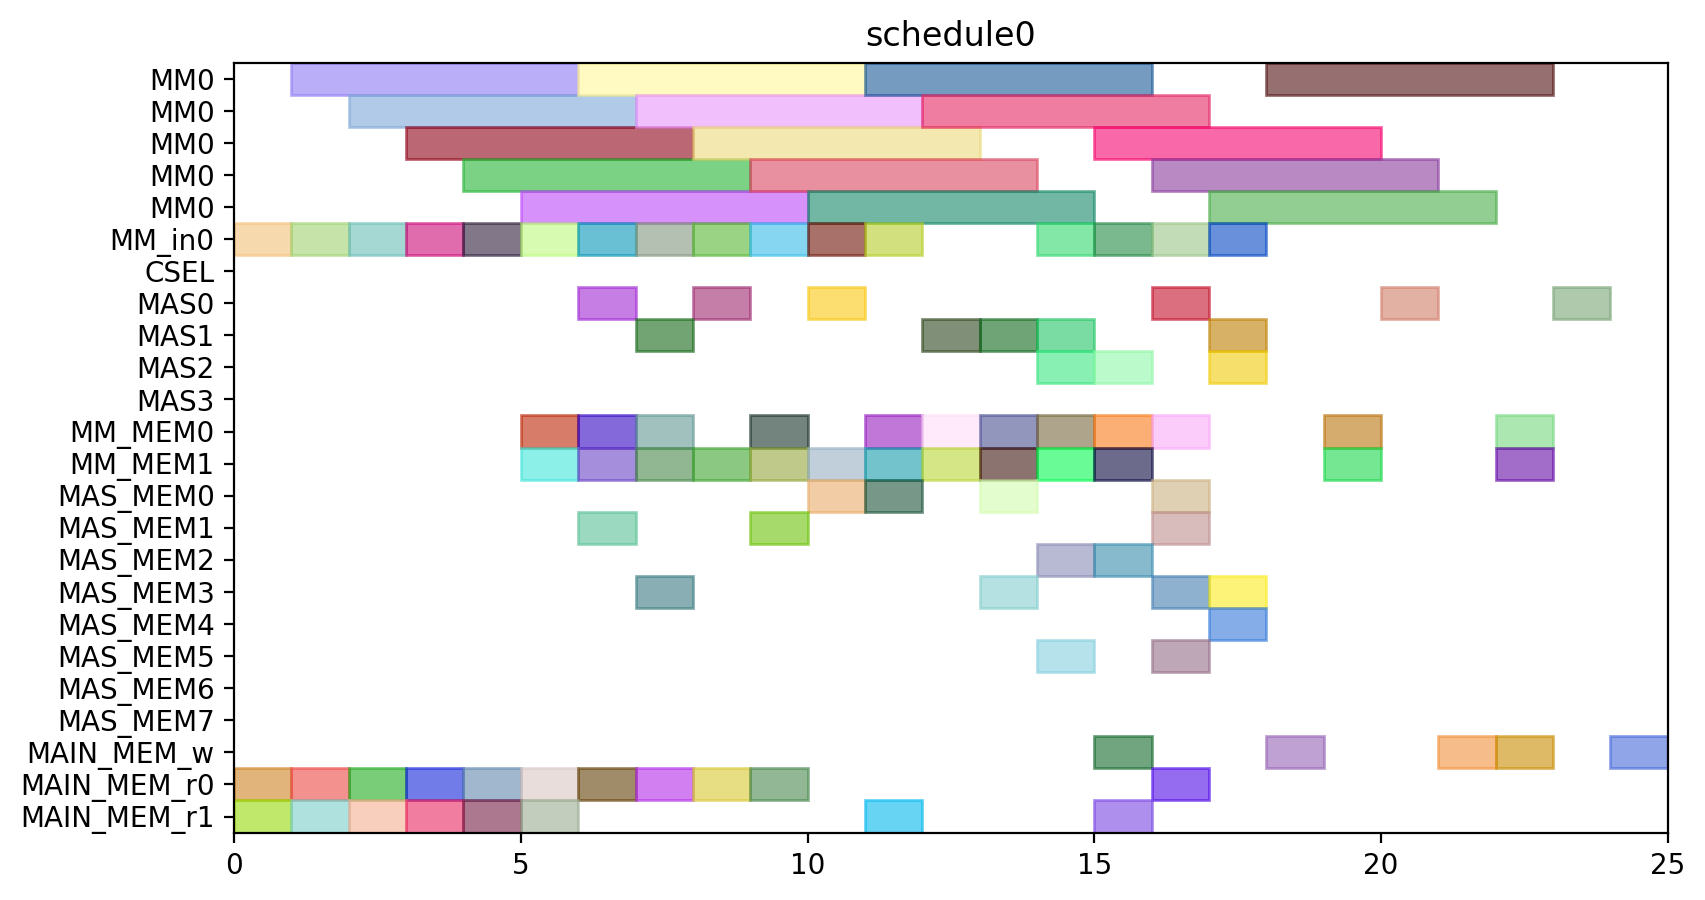

Write Python code to recreate this figure.
from pyschedule import Scenario, solvers, plotters, alt


def solve():
	horizon = 120
	S = Scenario("schedule0", horizon=horizon)

	# resource
	MM = S.Resources('MM', num=1, size=5)
	MM_in = S.Resources('MM_in', num=1)
	CSEL = S.Resource('CSEL')
	MAS = S.Resources('MAS', num=4, size=1, periods=range(1, horizon))
	MM_MEM = S.Resources('MM_MEM', num=2)
	MAS_MEM = S.Resources('MAS_MEM', num=8)
	MAIN_MEM_w = S.Resource('MAIN_MEM_w', size=1)
	MAIN_MEM_r = S.Resources('MAIN_MEM_r', num=2)

	# result of previous scheduling

	# new tasks
	t0 = S.Task('t0', length=5, delay_cost=1)
	t0 += alt(MM)
	t0_in = S.Task('t0_in', length=1, delay_cost=1)
	t0_in += alt(MM_in)
	S += t0_in*MM_in[0]<=t0*MM[0]
	t0_mem0 = S.Task('t0_mem0', length=1, delay_cost=1)
	t0_mem0 += MAIN_MEM_r[0]
	S += t0_mem0 <= t0

	t0_mem1 = S.Task('t0_mem1', length=1, delay_cost=1)
	t0_mem1 += MAIN_MEM_r[1]
	S += t0_mem1 <= t0

	t1 = S.Task('t1', length=5, delay_cost=1)
	t1 += alt(MM)
	t1_in = S.Task('t1_in', length=1, delay_cost=1)
	t1_in += alt(MM_in)
	S += t1_in*MM_in[0]<=t1*MM[0]
	t1_mem0 = S.Task('t1_mem0', length=1, delay_cost=1)
	t1_mem0 += MAIN_MEM_r[0]
	S += t1_mem0 <= t1

	t1_mem1 = S.Task('t1_mem1', length=1, delay_cost=1)
	t1_mem1 += MAIN_MEM_r[1]
	S += t1_mem1 <= t1

	t2 = S.Task('t2', length=5, delay_cost=1)
	t2 += alt(MM)
	t2_in = S.Task('t2_in', length=1, delay_cost=1)
	t2_in += alt(MM_in)
	S += t2_in*MM_in[0]<=t2*MM[0]
	t2_mem0 = S.Task('t2_mem0', length=1, delay_cost=1)
	t2_mem0 += MAIN_MEM_r[0]
	S += t2_mem0 <= t2

	t2_mem1 = S.Task('t2_mem1', length=1, delay_cost=1)
	t2_mem1 += MAIN_MEM_r[1]
	S += t2_mem1 <= t2

	t3 = S.Task('t3', length=5, delay_cost=1)
	t3 += alt(MM)
	t3_in = S.Task('t3_in', length=1, delay_cost=1)
	t3_in += alt(MM_in)
	S += t3_in*MM_in[0]<=t3*MM[0]
	t3_mem0 = S.Task('t3_mem0', length=1, delay_cost=1)
	t3_mem0 += MAIN_MEM_r[0]
	S += t3_mem0 <= t3

	t3_mem1 = S.Task('t3_mem1', length=1, delay_cost=1)
	t3_mem1 += MAIN_MEM_r[1]
	S += t3_mem1 <= t3

	t5 = S.Task('t5', length=5, delay_cost=1)
	t5 += alt(MM)
	t5_in = S.Task('t5_in', length=1, delay_cost=1)
	t5_in += alt(MM_in)
	S += t5_in*MM_in[0]<=t5*MM[0]
	t5_mem0 = S.Task('t5_mem0', length=1, delay_cost=1)
	t5_mem0 += MAIN_MEM_r[0]
	S += t5_mem0 <= t5

	t5_mem1 = S.Task('t5_mem1', length=1, delay_cost=1)
	t5_mem1 += MAIN_MEM_r[1]
	S += t5_mem1 <= t5

	t23 = S.Task('t23', length=5, delay_cost=1)
	t23 += alt(MM)
	t23_in = S.Task('t23_in', length=1, delay_cost=1)
	t23_in += alt(MM_in)
	S += t23_in*MM_in[0]<=t23*MM[0]
	t23_mem0 = S.Task('t23_mem0', length=1, delay_cost=1)
	t23_mem0 += MAIN_MEM_r[0]
	S += t23_mem0 <= t23

	t23_mem1 = S.Task('t23_mem1', length=1, delay_cost=1)
	t23_mem1 += MAIN_MEM_r[1]
	S += t23_mem1 <= t23

	t4 = S.Task('t4', length=1, delay_cost=1)
	t4 += alt(MAS)
	t4_mem0 = S.Task('t4_mem0', length=1, delay_cost=1)
	t4_mem0 += alt(MM_MEM)
	S += (t3*MM[0])-1 < t4_mem0*MM_MEM[0]
	S += t4_mem0 <= t4

	t4_mem1 = S.Task('t4_mem1', length=1, delay_cost=1)
	t4_mem1 += alt(MM_MEM)
	S += (t3*MM[0])-1 < t4_mem1*MM_MEM[1]
	S += t4_mem1 <= t4

	t6 = S.Task('t6', length=1, delay_cost=1)
	t6 += alt(MAS)
	t6_mem0 = S.Task('t6_mem0', length=1, delay_cost=1)
	t6_mem0 += alt(MM_MEM)
	S += (t5*MM[0])-1 < t6_mem0*MM_MEM[0]
	S += t6_mem0 <= t6

	t6_mem1 = S.Task('t6_mem1', length=1, delay_cost=1)
	t6_mem1 += alt(MM_MEM)
	S += (t5*MM[0])-1 < t6_mem1*MM_MEM[1]
	S += t6_mem1 <= t6

	t8 = S.Task('t8', length=5, delay_cost=1)
	t8 += alt(MM)
	t8_in = S.Task('t8_in', length=1, delay_cost=1)
	t8_in += alt(MM_in)
	S += t8_in*MM_in[0]<=t8*MM[0]
	t8_mem0 = S.Task('t8_mem0', length=1, delay_cost=1)
	t8_mem0 += MAIN_MEM_r[0]
	S += t8_mem0 <= t8

	t8_mem1 = S.Task('t8_mem1', length=1, delay_cost=1)
	t8_mem1 += alt(MM_MEM)
	S += (t2*MM[0])-1 < t8_mem1*MM_MEM[1]
	S += t8_mem1 <= t8

	t15 = S.Task('t15', length=5, delay_cost=1)
	t15 += alt(MM)
	t15_in = S.Task('t15_in', length=1, delay_cost=1)
	t15_in += alt(MM_in)
	S += t15_in*MM_in[0]<=t15*MM[0]
	t15_mem0 = S.Task('t15_mem0', length=1, delay_cost=1)
	t15_mem0 += MAIN_MEM_r[0]
	S += t15_mem0 <= t15

	t15_mem1 = S.Task('t15_mem1', length=1, delay_cost=1)
	t15_mem1 += alt(MM_MEM)
	S += (t2*MM[0])-1 < t15_mem1*MM_MEM[1]
	S += t15_mem1 <= t15

	t19 = S.Task('t19', length=1, delay_cost=1)
	t19 += alt(MAS)
	t19_mem0 = S.Task('t19_mem0', length=1, delay_cost=1)
	t19_mem0 += alt(MM_MEM)
	S += (t0*MM[0])-1 < t19_mem0*MM_MEM[0]
	S += t19_mem0 <= t19

	t19_mem1 = S.Task('t19_mem1', length=1, delay_cost=1)
	t19_mem1 += alt(MM_MEM)
	S += (t0*MM[0])-1 < t19_mem1*MM_MEM[1]
	S += t19_mem1 <= t19

	t24 = S.Task('t24', length=1, delay_cost=1)
	t24 += alt(MAS)
	t24_mem0 = S.Task('t24_mem0', length=1, delay_cost=1)
	t24_mem0 += alt(MM_MEM)
	S += (t23*MM[0])-1 < t24_mem0*MM_MEM[0]
	S += t24_mem0 <= t24

	t24_mem1 = S.Task('t24_mem1', length=1, delay_cost=1)
	t24_mem1 += alt(MM_MEM)
	S += (t23*MM[0])-1 < t24_mem1*MM_MEM[1]
	S += t24_mem1 <= t24

	t7 = S.Task('t7', length=5, delay_cost=1)
	t7 += alt(MM)
	t7_in = S.Task('t7_in', length=1, delay_cost=1)
	t7_in += alt(MM_in)
	S += t7_in*MM_in[0]<=t7*MM[0]
	t7_mem0 = S.Task('t7_mem0', length=1, delay_cost=1)
	t7_mem0 += MAIN_MEM_r[0]
	S += t7_mem0 <= t7

	t7_mem1 = S.Task('t7_mem1', length=1, delay_cost=1)
	t7_mem1 += alt(MAS_MEM)
	S += (t6*MAS[0])-1 < t7_mem1*MAS_MEM[1]
	S += (t6*MAS[1])-1 < t7_mem1*MAS_MEM[3]
	S += (t6*MAS[2])-1 < t7_mem1*MAS_MEM[5]
	S += (t6*MAS[3])-1 < t7_mem1*MAS_MEM[7]
	S += t7_mem1 <= t7

	t14 = S.Task('t14', length=5, delay_cost=1)
	t14 += alt(MM)
	t14_in = S.Task('t14_in', length=1, delay_cost=1)
	t14_in += alt(MM_in)
	S += t14_in*MM_in[0]<=t14*MM[0]
	S += 0<t14

	t14_w = S.Task('t14_w', length=1, delay_cost=1)
	t14_w += alt(MAIN_MEM_w)
	S += t14 <= t14_w

	t14_mem0 = S.Task('t14_mem0', length=1, delay_cost=1)
	t14_mem0 += MAIN_MEM_r[0]
	S += t14_mem0 <= t14

	t14_mem1 = S.Task('t14_mem1', length=1, delay_cost=1)
	t14_mem1 += alt(MAS_MEM)
	S += (t6*MAS[0])-1 < t14_mem1*MAS_MEM[1]
	S += (t6*MAS[1])-1 < t14_mem1*MAS_MEM[3]
	S += (t6*MAS[2])-1 < t14_mem1*MAS_MEM[5]
	S += (t6*MAS[3])-1 < t14_mem1*MAS_MEM[7]
	S += t14_mem1 <= t14

	t16 = S.Task('t16', length=1, delay_cost=1)
	t16 += alt(MAS)
	t16_mem0 = S.Task('t16_mem0', length=1, delay_cost=1)
	t16_mem0 += alt(MM_MEM)
	S += (t0*MM[0])-1 < t16_mem0*MM_MEM[0]
	S += t16_mem0 <= t16

	t16_mem1 = S.Task('t16_mem1', length=1, delay_cost=1)
	t16_mem1 += alt(MM_MEM)
	S += (t15*MM[0])-1 < t16_mem1*MM_MEM[1]
	S += t16_mem1 <= t16

	t20 = S.Task('t20', length=1, delay_cost=1)
	t20 += alt(MAS)
	t20_mem0 = S.Task('t20_mem0', length=1, delay_cost=1)
	t20_mem0 += alt(MM_MEM)
	S += (t0*MM[0])-1 < t20_mem0*MM_MEM[0]
	S += t20_mem0 <= t20

	t20_mem1 = S.Task('t20_mem1', length=1, delay_cost=1)
	t20_mem1 += alt(MAS_MEM)
	S += (t19*MAS[0])-1 < t20_mem1*MAS_MEM[1]
	S += (t19*MAS[1])-1 < t20_mem1*MAS_MEM[3]
	S += (t19*MAS[2])-1 < t20_mem1*MAS_MEM[5]
	S += (t19*MAS[3])-1 < t20_mem1*MAS_MEM[7]
	S += t20_mem1 <= t20

	t25 = S.Task('t25', length=5, delay_cost=1)
	t25 += alt(MM)
	t25_in = S.Task('t25_in', length=1, delay_cost=1)
	t25_in += alt(MM_in)
	S += t25_in*MM_in[0]<=t25*MM[0]
	t25_mem0 = S.Task('t25_mem0', length=1, delay_cost=1)
	t25_mem0 += alt(MAS_MEM)
	S += (t24*MAS[0])-1 < t25_mem0*MAS_MEM[0]
	S += (t24*MAS[1])-1 < t25_mem0*MAS_MEM[2]
	S += (t24*MAS[2])-1 < t25_mem0*MAS_MEM[4]
	S += (t24*MAS[3])-1 < t25_mem0*MAS_MEM[6]
	S += t25_mem0 <= t25

	t25_mem1 = S.Task('t25_mem1', length=1, delay_cost=1)
	t25_mem1 += MAIN_MEM_r[1]
	S += t25_mem1 <= t25

	t26 = S.Task('t26', length=5, delay_cost=1)
	t26 += alt(MM)
	t26_in = S.Task('t26_in', length=1, delay_cost=1)
	t26_in += alt(MM_in)
	S += t26_in*MM_in[0]<=t26*MM[0]
	t26_mem0 = S.Task('t26_mem0', length=1, delay_cost=1)
	t26_mem0 += alt(MAS_MEM)
	S += (t24*MAS[0])-1 < t26_mem0*MAS_MEM[0]
	S += (t24*MAS[1])-1 < t26_mem0*MAS_MEM[2]
	S += (t24*MAS[2])-1 < t26_mem0*MAS_MEM[4]
	S += (t24*MAS[3])-1 < t26_mem0*MAS_MEM[6]
	S += t26_mem0 <= t26

	t26_mem1 = S.Task('t26_mem1', length=1, delay_cost=1)
	t26_mem1 += alt(MM_MEM)
	S += (t1*MM[0])-1 < t26_mem1*MM_MEM[1]
	S += t26_mem1 <= t26

	t9 = S.Task('t9', length=1, delay_cost=1)
	t9 += alt(MAS)
	t9_mem0 = S.Task('t9_mem0', length=1, delay_cost=1)
	t9_mem0 += alt(MM_MEM)
	S += (t7*MM[0])-1 < t9_mem0*MM_MEM[0]
	S += t9_mem0 <= t9

	t9_mem1 = S.Task('t9_mem1', length=1, delay_cost=1)
	t9_mem1 += alt(MM_MEM)
	S += (t8*MM[0])-1 < t9_mem1*MM_MEM[1]
	S += t9_mem1 <= t9

	t17 = S.Task('t17', length=5, delay_cost=1)
	t17 += alt(MM)
	t17_in = S.Task('t17_in', length=1, delay_cost=1)
	t17_in += alt(MM_in)
	S += t17_in*MM_in[0]<=t17*MM[0]
	S += 0<t17

	t17_w = S.Task('t17_w', length=1, delay_cost=1)
	t17_w += alt(MAIN_MEM_w)
	S += t17 <= t17_w

	t17_mem0 = S.Task('t17_mem0', length=1, delay_cost=1)
	t17_mem0 += MAIN_MEM_r[0]
	S += t17_mem0 <= t17

	t17_mem1 = S.Task('t17_mem1', length=1, delay_cost=1)
	t17_mem1 += alt(MAS_MEM)
	S += (t16*MAS[0])-1 < t17_mem1*MAS_MEM[1]
	S += (t16*MAS[1])-1 < t17_mem1*MAS_MEM[3]
	S += (t16*MAS[2])-1 < t17_mem1*MAS_MEM[5]
	S += (t16*MAS[3])-1 < t17_mem1*MAS_MEM[7]
	S += t17_mem1 <= t17

	t21 = S.Task('t21', length=1, delay_cost=1)
	t21 += alt(MAS)
	t21_mem0 = S.Task('t21_mem0', length=1, delay_cost=1)
	t21_mem0 += alt(MAS_MEM)
	S += (t20*MAS[0])-1 < t21_mem0*MAS_MEM[0]
	S += (t20*MAS[1])-1 < t21_mem0*MAS_MEM[2]
	S += (t20*MAS[2])-1 < t21_mem0*MAS_MEM[4]
	S += (t20*MAS[3])-1 < t21_mem0*MAS_MEM[6]
	S += t21_mem0 <= t21

	t21_mem1 = S.Task('t21_mem1', length=1, delay_cost=1)
	t21_mem1 += alt(MM_MEM)
	S += (t15*MM[0])-1 < t21_mem1*MM_MEM[1]
	S += t21_mem1 <= t21

	t27 = S.Task('t27', length=1, delay_cost=1)
	t27 += alt(MAS)
	t27_mem0 = S.Task('t27_mem0', length=1, delay_cost=1)
	t27_mem0 += alt(MM_MEM)
	S += (t26*MM[0])-1 < t27_mem0*MM_MEM[0]
	S += t27_mem0 <= t27

	t27_mem1 = S.Task('t27_mem1', length=1, delay_cost=1)
	t27_mem1 += alt(MM_MEM)
	S += (t26*MM[0])-1 < t27_mem1*MM_MEM[1]
	S += t27_mem1 <= t27

	t10 = S.Task('t10', length=1, delay_cost=1)
	t10 += alt(MAS)
	t10_mem0 = S.Task('t10_mem0', length=1, delay_cost=1)
	t10_mem0 += alt(MM_MEM)
	S += (t1*MM[0])-1 < t10_mem0*MM_MEM[0]
	S += t10_mem0 <= t10

	t10_mem1 = S.Task('t10_mem1', length=1, delay_cost=1)
	t10_mem1 += alt(MAS_MEM)
	S += (t9*MAS[0])-1 < t10_mem1*MAS_MEM[1]
	S += (t9*MAS[1])-1 < t10_mem1*MAS_MEM[3]
	S += (t9*MAS[2])-1 < t10_mem1*MAS_MEM[5]
	S += (t9*MAS[3])-1 < t10_mem1*MAS_MEM[7]
	S += t10_mem1 <= t10

	t11 = S.Task('t11', length=1, delay_cost=1)
	t11 += alt(MAS)
	t11_mem0 = S.Task('t11_mem0', length=1, delay_cost=1)
	t11_mem0 += alt(MM_MEM)
	S += (t1*MM[0])-1 < t11_mem0*MM_MEM[0]
	S += t11_mem0 <= t11

	t11_mem1 = S.Task('t11_mem1', length=1, delay_cost=1)
	t11_mem1 += alt(MAS_MEM)
	S += (t9*MAS[0])-1 < t11_mem1*MAS_MEM[1]
	S += (t9*MAS[1])-1 < t11_mem1*MAS_MEM[3]
	S += (t9*MAS[2])-1 < t11_mem1*MAS_MEM[5]
	S += (t9*MAS[3])-1 < t11_mem1*MAS_MEM[7]
	S += t11_mem1 <= t11

	t22 = S.Task('t22', length=5, delay_cost=1)
	t22 += alt(MM)
	t22_in = S.Task('t22_in', length=1, delay_cost=1)
	t22_in += alt(MM_in)
	S += t22_in*MM_in[0]<=t22*MM[0]
	t22_mem0 = S.Task('t22_mem0', length=1, delay_cost=1)
	t22_mem0 += alt(MAS_MEM)
	S += (t21*MAS[0])-1 < t22_mem0*MAS_MEM[0]
	S += (t21*MAS[1])-1 < t22_mem0*MAS_MEM[2]
	S += (t21*MAS[2])-1 < t22_mem0*MAS_MEM[4]
	S += (t21*MAS[3])-1 < t22_mem0*MAS_MEM[6]
	S += t22_mem0 <= t22

	t22_mem1 = S.Task('t22_mem1', length=1, delay_cost=1)
	t22_mem1 += MAIN_MEM_r[1]
	S += t22_mem1 <= t22

	new_PZ = S.Task('new_PZ', length=1, delay_cost=1)
	new_PZ += alt(MAS)
	S += 0<new_PZ

	new_PZ_w = S.Task('new_PZ_w', length=1, delay_cost=1)
	new_PZ_w += alt(MAIN_MEM_w)
	S += new_PZ <= new_PZ_w

	new_PZ_mem0 = S.Task('new_PZ_mem0', length=1, delay_cost=1)
	new_PZ_mem0 += alt(MAS_MEM)
	S += (t27*MAS[0])-1 < new_PZ_mem0*MAS_MEM[0]
	S += (t27*MAS[1])-1 < new_PZ_mem0*MAS_MEM[2]
	S += (t27*MAS[2])-1 < new_PZ_mem0*MAS_MEM[4]
	S += (t27*MAS[3])-1 < new_PZ_mem0*MAS_MEM[6]
	S += new_PZ_mem0 <= new_PZ

	new_PZ_mem1 = S.Task('new_PZ_mem1', length=1, delay_cost=1)
	new_PZ_mem1 += alt(MAS_MEM)
	S += (t27*MAS[0])-1 < new_PZ_mem1*MAS_MEM[1]
	S += (t27*MAS[1])-1 < new_PZ_mem1*MAS_MEM[3]
	S += (t27*MAS[2])-1 < new_PZ_mem1*MAS_MEM[5]
	S += (t27*MAS[3])-1 < new_PZ_mem1*MAS_MEM[7]
	S += new_PZ_mem1 <= new_PZ

	t12 = S.Task('t12', length=5, delay_cost=1)
	t12 += alt(MM)
	t12_in = S.Task('t12_in', length=1, delay_cost=1)
	t12_in += alt(MM_in)
	S += t12_in*MM_in[0]<=t12*MM[0]
	t12_mem0 = S.Task('t12_mem0', length=1, delay_cost=1)
	t12_mem0 += alt(MAS_MEM)
	S += (t10*MAS[0])-1 < t12_mem0*MAS_MEM[0]
	S += (t10*MAS[1])-1 < t12_mem0*MAS_MEM[2]
	S += (t10*MAS[2])-1 < t12_mem0*MAS_MEM[4]
	S += (t10*MAS[3])-1 < t12_mem0*MAS_MEM[6]
	S += t12_mem0 <= t12

	t12_mem1 = S.Task('t12_mem1', length=1, delay_cost=1)
	t12_mem1 += alt(MAS_MEM)
	S += (t11*MAS[0])-1 < t12_mem1*MAS_MEM[1]
	S += (t11*MAS[1])-1 < t12_mem1*MAS_MEM[3]
	S += (t11*MAS[2])-1 < t12_mem1*MAS_MEM[5]
	S += (t11*MAS[3])-1 < t12_mem1*MAS_MEM[7]
	S += t12_mem1 <= t12

	t13 = S.Task('t13', length=5, delay_cost=1)
	t13 += alt(MM)
	t13_in = S.Task('t13_in', length=1, delay_cost=1)
	t13_in += alt(MM_in)
	S += t13_in*MM_in[0]<=t13*MM[0]
	t13_mem0 = S.Task('t13_mem0', length=1, delay_cost=1)
	t13_mem0 += alt(MAS_MEM)
	S += (t4*MAS[0])-1 < t13_mem0*MAS_MEM[0]
	S += (t4*MAS[1])-1 < t13_mem0*MAS_MEM[2]
	S += (t4*MAS[2])-1 < t13_mem0*MAS_MEM[4]
	S += (t4*MAS[3])-1 < t13_mem0*MAS_MEM[6]
	S += t13_mem0 <= t13

	t13_mem1 = S.Task('t13_mem1', length=1, delay_cost=1)
	t13_mem1 += alt(MAS_MEM)
	S += (t10*MAS[0])-1 < t13_mem1*MAS_MEM[1]
	S += (t10*MAS[1])-1 < t13_mem1*MAS_MEM[3]
	S += (t10*MAS[2])-1 < t13_mem1*MAS_MEM[5]
	S += (t10*MAS[3])-1 < t13_mem1*MAS_MEM[7]
	S += t13_mem1 <= t13

	new_PY = S.Task('new_PY', length=1, delay_cost=1)
	new_PY += alt(MAS)
	S += 0<new_PY

	new_PY_w = S.Task('new_PY_w', length=1, delay_cost=1)
	new_PY_w += alt(MAIN_MEM_w)
	S += new_PY <= new_PY_w

	new_PY_mem0 = S.Task('new_PY_mem0', length=1, delay_cost=1)
	new_PY_mem0 += alt(MM_MEM)
	S += (t12*MM[0])-1 < new_PY_mem0*MM_MEM[0]
	S += new_PY_mem0 <= new_PY

	new_PY_mem1 = S.Task('new_PY_mem1', length=1, delay_cost=1)
	new_PY_mem1 += alt(MM_MEM)
	S += (t22*MM[0])-1 < new_PY_mem1*MM_MEM[1]
	S += new_PY_mem1 <= new_PY

	new_PX = S.Task('new_PX', length=1, delay_cost=1)
	new_PX += alt(MAS)
	S += 0<new_PX

	new_PX_w = S.Task('new_PX_w', length=1, delay_cost=1)
	new_PX_w += alt(MAIN_MEM_w)
	S += new_PX <= new_PX_w

	new_PX_mem0 = S.Task('new_PX_mem0', length=1, delay_cost=1)
	new_PX_mem0 += alt(MM_MEM)
	S += (t13*MM[0])-1 < new_PX_mem0*MM_MEM[0]
	S += new_PX_mem0 <= new_PX

	new_PX_mem1 = S.Task('new_PX_mem1', length=1, delay_cost=1)
	new_PX_mem1 += alt(MM_MEM)
	S += (t25*MM[0])-1 < new_PX_mem1*MM_MEM[1]
	S += new_PX_mem1 <= new_PX

	solvers.mip.solve(S,msg=1,kind='CPLEX',ratio_gap=1.01)

	solution = [['hoge']*len(S.solution()[1]) for i in range(len(S.solution()))]
	for i in range(len(S.solution())):
		for j in range(len(S.solution()[i])):
			solution[i][j]=str(S.solution()[i][j])
	print(solution)

	cycles = int(solution[-1][3])

	pic_file_name = "/home/mfukuda/ABE/multiRAM_multiMAS_16mux/scheduling_result/stage5MM1_stage1MAS4/EP_DBL_A_ANY/schedule0.png"
	if(S.solution() != []):
		plotters.matplotlib.plot(S,img_filename=pic_file_name, show_task_labels=False, fig_size=(cycles*0.25+3, 5))

	return solution
